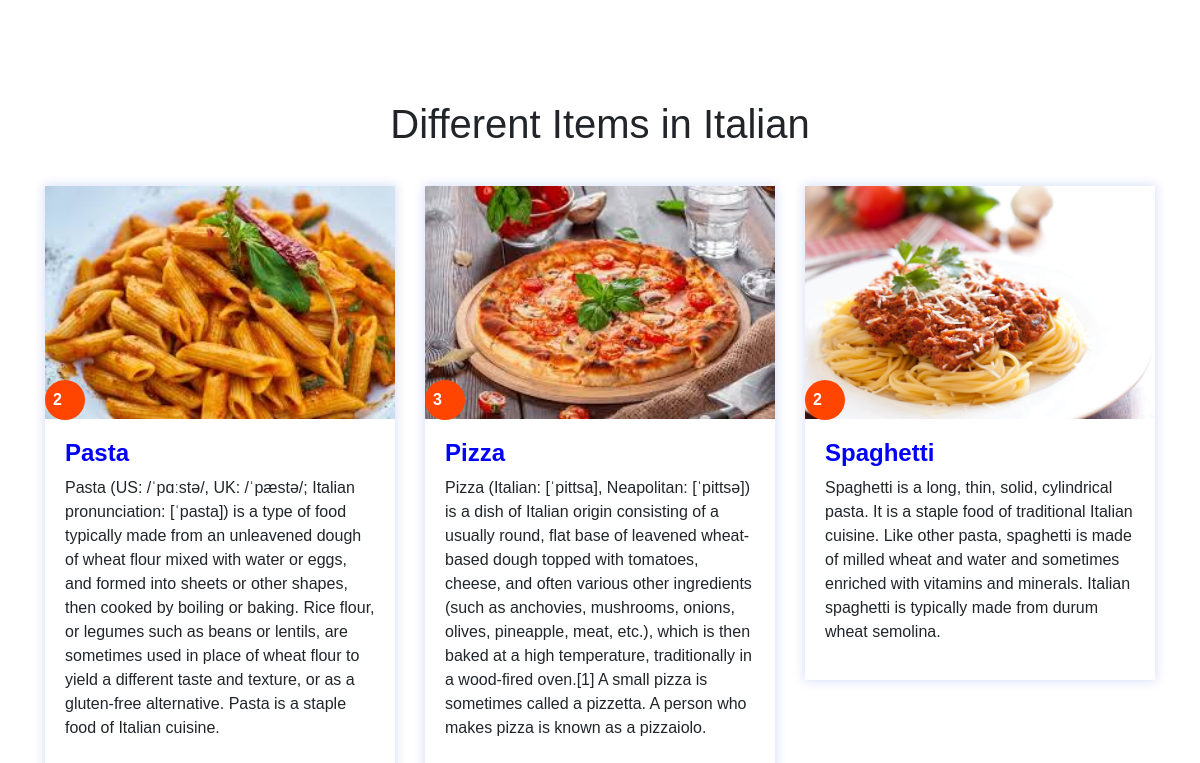
/FoodMood/Italian.php, run on the app's committed database.
### tables this page shows
CREATE TABLE `italian` (
  `id` int(11) NOT NULL,
  `images` varchar(100) DEFAULT NULL,
  `price` int(20) DEFAULT NULL,
  `place` varchar(30) DEFAULT NULL,
  `details` varchar(1000) DEFAULT NULL,
  `myfile` varchar(30) DEFAULT NULL
);

### FoodMood/Italian.php (the view, shortened to what this page needs)
<!doctype html>
<html lang="en">
  <head>
    <link rel="stylesheet" href="Web1.css">
    <link rel="stylesheet" href="web11.css">
    <link rel="stylesheet" href="https://stackpath.bootstrapcdn.com/font-awesome/4.7.0/css/font-awesome.min.css">
    <link rel="stylesheet" href="https://stackpath.bootstrapcdn.com/bootstrap/4.3.1/css/bootstrap.min.css">
  </head>
  <body>
            <section class="features">
            <h1>Different Items in Italian</h1>
            <div class="container">
            <?php
          include("connection.php");
          $query = "SELECT * FROM  Italian " ;
          $data = mysqli_query($conn, $query);
          $total = mysqli_num_rows($data);
          if($total>0){
                  $num = 0;
                  while(1){
                        echo "<div class='row'>";
                                while($result = mysqli_fetch_assoc($data)){
                                  echo "
                                        <div class='col-md-4'>
                                              <div class='feature-box'>
                                                <div class='feature-img'>
                                                  ";
                                                  $hh = $result['myfile'];
                                                  $hh.=".php";
                                                  echo "
                                                  <a href='$hh'><img src='".$result['images']."'></a>
                                                  <div class='price'>
                                                    <p> ".$result["price"]." </p>
                                                  </div>
                                                </div>
                                                <div class='feature-details'>
                                                <h4> ".$result["myfile"]." </h4>
                                                  <p> ".$result["details"]."
                                                  </p>
                                                </div>
                                              </div>
                                            </div>
                                ";
                                $num++;
                                if($num%3 == 0 || ($num == $total)){
                                              break;
                                }
                              }
                        echo "</div>";
                        if($num == $total)
                            break;
                    }
                }
                else{
                   echo "No images.";
                }
             ?>
            </div>
          </section>
            </body>
            </html>

### FoodMood/web1.css (style rules this page uses)
* { padding: 0px; margin: 0px; font-family: sans-serif; }
.features { padding: 100px 0; }
h1 { text-align: center; padding-bottom: 30px; }
.feature-img img { width: 100%; }
.price { height: 40px; width: 40px; background: orangered; border-radius: 50%; color: #fff; padding: 8px; font-weight: 600; bottom: -1px; position: absolute; }
.feature-img { position: relative; }
.feature-details { padding: 20px; justify-content: center; }
.feature-details h4 { font-weight: 600; margin-top: 0px; }
.feature-box { box-shadow: 0 0 10px 1px rgba(37,73,214,0.18); margin-bottom: 10px; }
.feature-details h4 { color: blue; }

### data on the page
italian: images (picture), price "2", myfile "Pasta", details "Pasta (US: /ˈpɑːstə/, UK: /ˈpæstə/; Italian pronunciation: [ˈpasta]) is a type of food typically made from an unleavened dough of wheat flour mixed with water or eggs, and formed into sheets or other shapes, then cooked by boiling or baking. Rice flour, or legumes such as beans or lentils, are sometimes used in place of wheat flour to yield a different taste and texture, or as a gluten-free alternative. Pasta is a staple food of Italian cuisine."
italian: images (picture), price "3", myfile "Pizza", details "Pizza (Italian: [ˈpittsa], Neapolitan: [ˈpittsə]) is a dish of Italian origin consisting of a usually round, flat base of leavened wheat-based dough topped with tomatoes, cheese, and often various other ingredients (such as anchovies, mushrooms, onions, olives, pineapple, meat, etc.), which is then baked at a high temperature, traditionally in a wood-fired oven.[1] A small pizza is sometimes called a pizzetta. A person who makes pizza is known as a pizzaiolo."
italian: images (picture), price "2", myfile "Spaghetti", details "Spaghetti is a long, thin, solid, cylindrical pasta. It is a staple food of traditional Italian cuisine. Like other pasta, spaghetti is made of milled wheat and water and sometimes enriched with vitamins and minerals. Italian spaghetti is typically made from durum wheat semolina."
